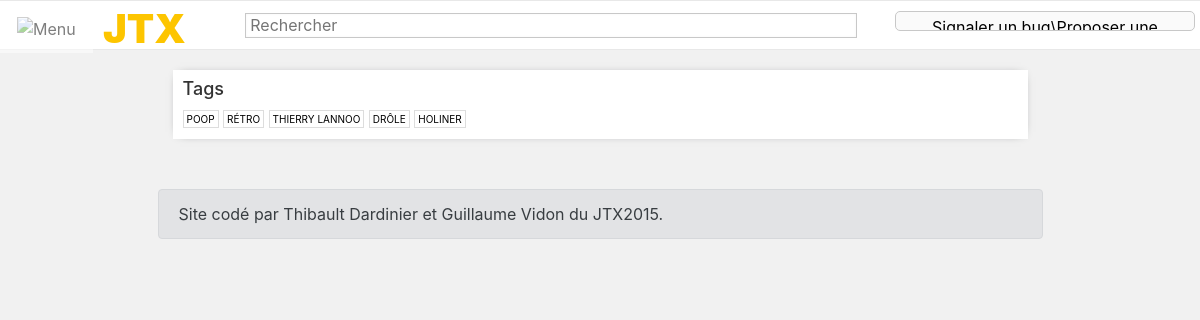
The app's page /jtx/tags/ (signed in) with its own data.
### videos/models.py (models this page shows, shortened)
class Tag(models.Model):
    titre = models.CharField(max_length=100)

### videos/views/general.py (the view)
def tags(request):
    tags = Tag.objects.all()
    context = {
        'tags': tags,
    }
    return render(request, 'tags.html', context)

### videos/templates/tags.html
{% extends 'base.html' %}
{% block body %}
{% if tags %}
<div class="container_no_bs">
	<h1>Tags</h1>
		{% for t in tags %}
	    <a class="tag"  href="{% url 'tag' t.id 1 %}">{{ t.titre }}</a>
		{% endfor %}
	{% else %}
	    <p>Errors.</p>
	{% endif %}
</div>
{% endblock %}

### videos/static/style.css (style rules this page uses)
a { outline: 0 !important; text-shadow: none !important; }
:-webkit-any-link { outline: 0 !important; text-decoration:none !important; }
body { overflow-y:scroll; }
body { background-color: #f1f1f1; }
.tag { color:black; text-transform:uppercase; font-weight:400; font-size: 10px; padding-top: 2px; padding-bottom: 2px; padding-left: 3px; padding-right:3px; border-style: solid; border-width: 1px; border-color: #DDDDDD; color:black; text-decoration: none; }
.container_no_bs { background-color: white; box-shadow: 0px 0px 10px -7px; padding-left: 10px; padding-right: 10px; padding-bottom: 10px; margin-top:0px; }
.container_no_bs h1 { padding-top: 8px; font-size:18px; font-weight:500; color:#333333; margin-bottom: 5px; }
@media screen and (max-width: 1350px)  and (min-width: 1000px) { .container_no_bs { width: 855px; } }

### records on screen
Tag: titre "POOP"
Tag: titre "RÉTRO"
Tag: titre "THIERRY LANNOO"
Tag: titre "DRÔLE"
Tag: titre "HOLINER"
